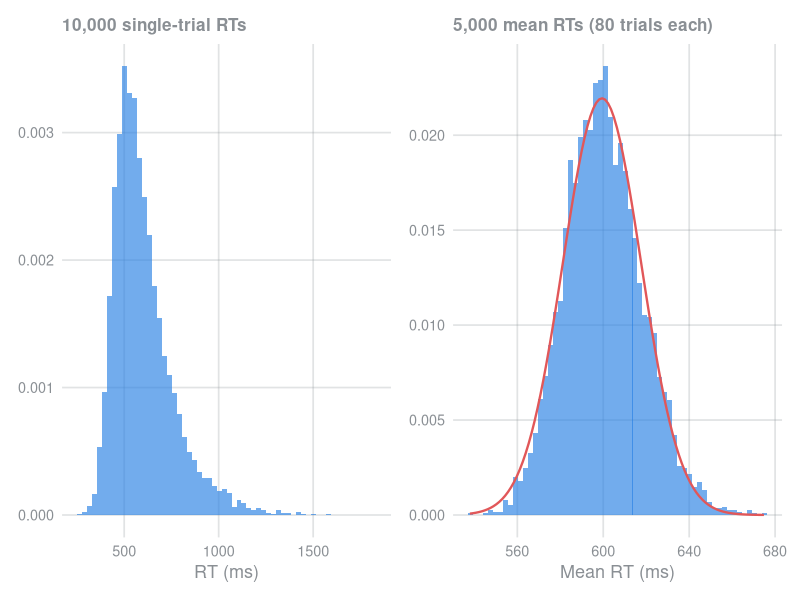
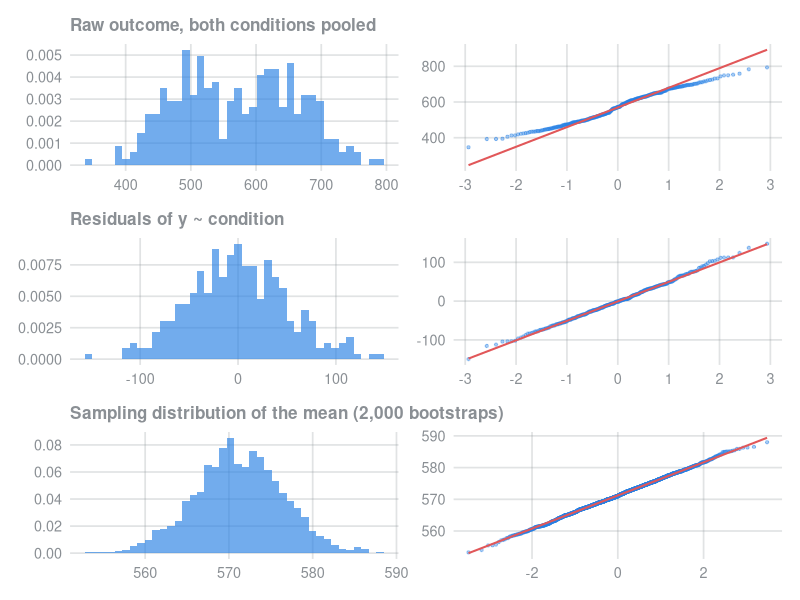
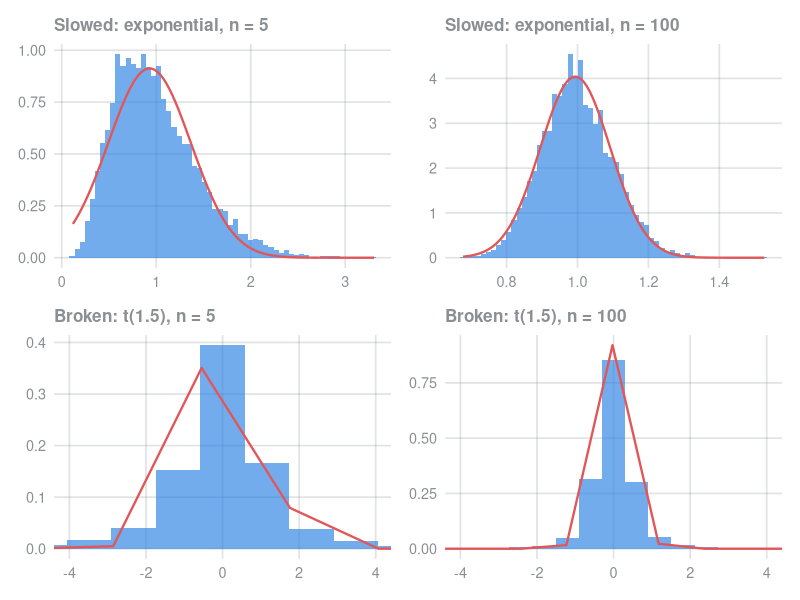
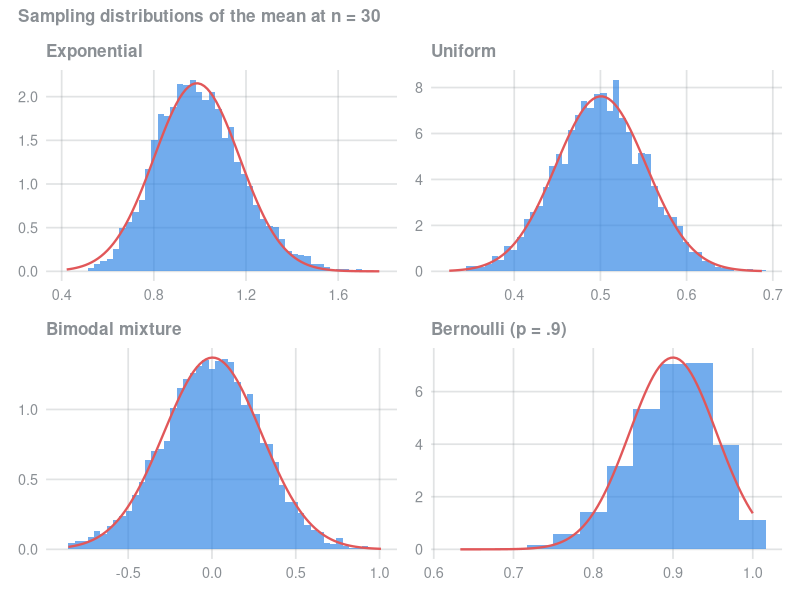

The R source for these figures, in order:
## ---- chunk 1
#| label: setup
#| code-summary: "Packages and plot theme"
library(ggplot2)
library(patchwork)

accent_blue <- "#2780e3"
accent_red  <- "#e15759"
text_grey   <- "#8a8f94"

theme_blog <- function(base_size = 13) {
  theme_minimal(base_size = base_size) +
    theme(
      text              = element_text(colour = text_grey),
      axis.text         = element_text(colour = text_grey),
      plot.title        = element_text(colour = text_grey, face = "bold", size = rel(0.95)),
      strip.text        = element_text(colour = text_grey, face = "bold"),
      panel.grid.minor  = element_blank(),
      panel.grid.major  = element_line(colour = "#8a8f9440"),
      plot.background   = element_rect(fill = "transparent", colour = NA),
      panel.background  = element_rect(fill = "transparent", colour = NA),
      legend.background = element_rect(fill = "transparent", colour = NA)
    )
}
theme_set(theme_blog())

density_hist <- function(x, bins = 50) {
  geom_histogram(aes(y = after_stat(density)),
                 bins = bins, fill = accent_blue, alpha = 0.65)
}
normal_overlay <- function(x, robust = FALSE) {
  s <- if (robust) IQR(x) / 1.349 else sd(x)
  stat_function(fun = dnorm, args = list(mean = median(x), sd = s),
                colour = accent_red, linewidth = 0.8)
}
## ---- chunk 2
#| label: fig-raw-vs-means
#| fig-height: 3.5
#| fig-cap: "Left: 10,000 single-trial response times from a right-skewed generator. Right: 5,000 per-participant mean RTs (80 trials each), with a normal curve fitted to their mean and standard deviation."
#| fig-alt: "Two histograms. The left histogram of single-trial response times is strongly right-skewed. The right histogram of per-participant mean response times is symmetric and closely follows an overlaid normal curve."
#| code-summary: "Simulate raw and aggregated RTs (F1)"
set.seed(1989)
sim_rt <- function(n) rnorm(n, mean = 450, sd = 60) + rexp(n, rate = 1 / 150)

raw_rt  <- sim_rt(10000)
mean_rt <- replicate(5000, mean(sim_rt(80)))

p_raw <- ggplot(data.frame(rt = raw_rt), aes(rt)) +
  density_hist(raw_rt, bins = 60) +
  labs(title = "10,000 single-trial RTs", x = "RT (ms)", y = NULL)

p_mean <- ggplot(data.frame(rt = mean_rt), aes(rt)) +
  density_hist(mean_rt, bins = 60) +
  normal_overlay(mean_rt) +
  labs(title = "5,000 mean RTs (80 trials each)", x = "Mean RT (ms)", y = NULL)

p_raw + p_mean
## ---- chunk 3
#| label: fig-three-claims
#| fig-height: 7.5
#| fig-cap: "One simulated experiment, three different normality questions. Top: the raw outcome pooled across two conditions is bimodal. Middle: the residuals of the model y ~ condition are approximately normal. Bottom: the bootstrapped sampling distribution of the grand mean is normal and much narrower. Left column: histograms; right column: Q-Q plots of the same quantities."
#| fig-alt: "A three-by-two grid of plots. The top row shows a bimodal raw outcome whose Q-Q plot bends away from the reference line in an S shape. The middle row shows model residuals that are approximately normal with Q-Q points on the line. The bottom row shows a narrow, normal bootstrapped sampling distribution of the mean, also on the Q-Q line."
#| code-summary: "One dataset, three normality claims (F2)"
set.seed(1997)
n_obs     <- 300
condition <- rep(c("A", "B"), each = n_obs / 2)
y         <- 500 + 150 * (condition == "B") + rnorm(n_obs, 0, 50)

fit        <- lm(y ~ condition)
res        <- resid(fit)
boot_means <- replicate(2000, mean(sample(y, replace = TRUE)))

claim_row <- function(x, label, bins = 40) {
  d <- data.frame(x = x)
  h <- ggplot(d, aes(x)) +
    density_hist(x, bins = bins) +
    labs(title = label, x = NULL, y = NULL)
  q <- ggplot(d, aes(sample = x)) +
    stat_qq(colour = accent_blue, alpha = 0.4, size = 0.8) +
    stat_qq_line(colour = accent_red, linewidth = 0.7) +
    labs(x = NULL, y = NULL)
  list(h, q)
}

rows <- c(
  claim_row(y,          "Raw outcome, both conditions pooled"),
  claim_row(res,        "Residuals of y ~ condition"),
  claim_row(boot_means, "Sampling distribution of the mean (2,000 bootstraps)")
)
wrap_plots(rows, ncol = 2, byrow = TRUE)
## ---- chunk 4
#| label: fig-slowed-broken
#| fig-height: 5.5
#| fig-cap: "Top row (slowed convergence): means of exponential samples are visibly skewed at n = 5 but close to normal at n = 100. Bottom row (broken convergence): means of t(1.5) samples — a heavy-tailed parent with infinite variance — stay too peaked with too-heavy tails, and going from n = 5 to n = 100 does not fix it. The overlaid normal curve is matched to each panel's median and IQR; the bottom panels are truncated at ±4 for display."
#| fig-alt: "A two-by-two grid of histograms with normal overlays. In the top row, exponential sample means look skewed at n equals 5 and normal at n equals 100. In the bottom row, means of a heavy-tailed t distribution remain sharply peaked with heavy tails at both sample sizes, deviating clearly from the overlaid normal curve."
#| code-summary: "Slowed vs. broken convergence (F3)"
set.seed(2021)
mean_of <- function(rfun, n, reps = 5000) replicate(reps, mean(rfun(n)))

panels <- list(
  list(x = mean_of(\(n) rexp(n, 1), 5),        title = "Slowed: exponential, n = 5",  lim = NULL),
  list(x = mean_of(\(n) rexp(n, 1), 100),      title = "Slowed: exponential, n = 100", lim = NULL),
  list(x = mean_of(\(n) rt(n, df = 1.5), 5),   title = "Broken: t(1.5), n = 5",       lim = c(-4, 4)),
  list(x = mean_of(\(n) rt(n, df = 1.5), 100), title = "Broken: t(1.5), n = 100",     lim = c(-4, 4))
)

plots <- lapply(panels, function(p) {
  d <- data.frame(x = p$x)
  g <- ggplot(d, aes(x)) +
    geom_histogram(aes(y = after_stat(density)),
                   bins = if (is.null(p$lim)) 60 else 200,
                   fill = accent_blue, alpha = 0.65) +
    normal_overlay(p$x, robust = TRUE) +
    labs(title = p$title, x = NULL, y = NULL)
  if (!is.null(p$lim)) g <- g + coord_cartesian(xlim = p$lim)
  g
})
wrap_plots(plots, ncol = 2)
## ---- chunk 5
#| label: clt-fallback
#| include: false
set.seed(30)
parents <- list(
  "Exponential"        = function(n) rexp(n, 1),
  "Uniform"            = function(n) runif(n),
  "Bimodal mixture"    = function(n) ifelse(runif(n) < 0.5,
                                            rnorm(n, -1.5, 0.5), rnorm(n, 1.5, 0.5)),
  "Bernoulli (p = .9)" = function(n) rbinom(n, 1, 0.9)
)
fb <- lapply(names(parents), function(nm) {
  m <- replicate(5000, mean(parents[[nm]](30)))
  hist_layer <- if (nm == "Bernoulli (p = .9)") {
    # means live on the discrete grid k/30 — align bins to it
    geom_histogram(aes(y = after_stat(density)), binwidth = 1 / 30,
                   boundary = -1 / 60, fill = accent_blue, alpha = 0.65)
  } else {
    density_hist(m, bins = 50)
  }
  ggplot(data.frame(x = m), aes(x)) +
    hist_layer +
    normal_overlay(m) +
    labs(title = nm, x = NULL, y = NULL)
})
fallback <- wrap_plots(fb, ncol = 2) +
  plot_annotation(title = "Sampling distributions of the mean at n = 30",
                  theme = theme_blog())
ggsave("clt-fallback.png", fallback, width = 7, height = 5, dpi = 150, bg = "white")
